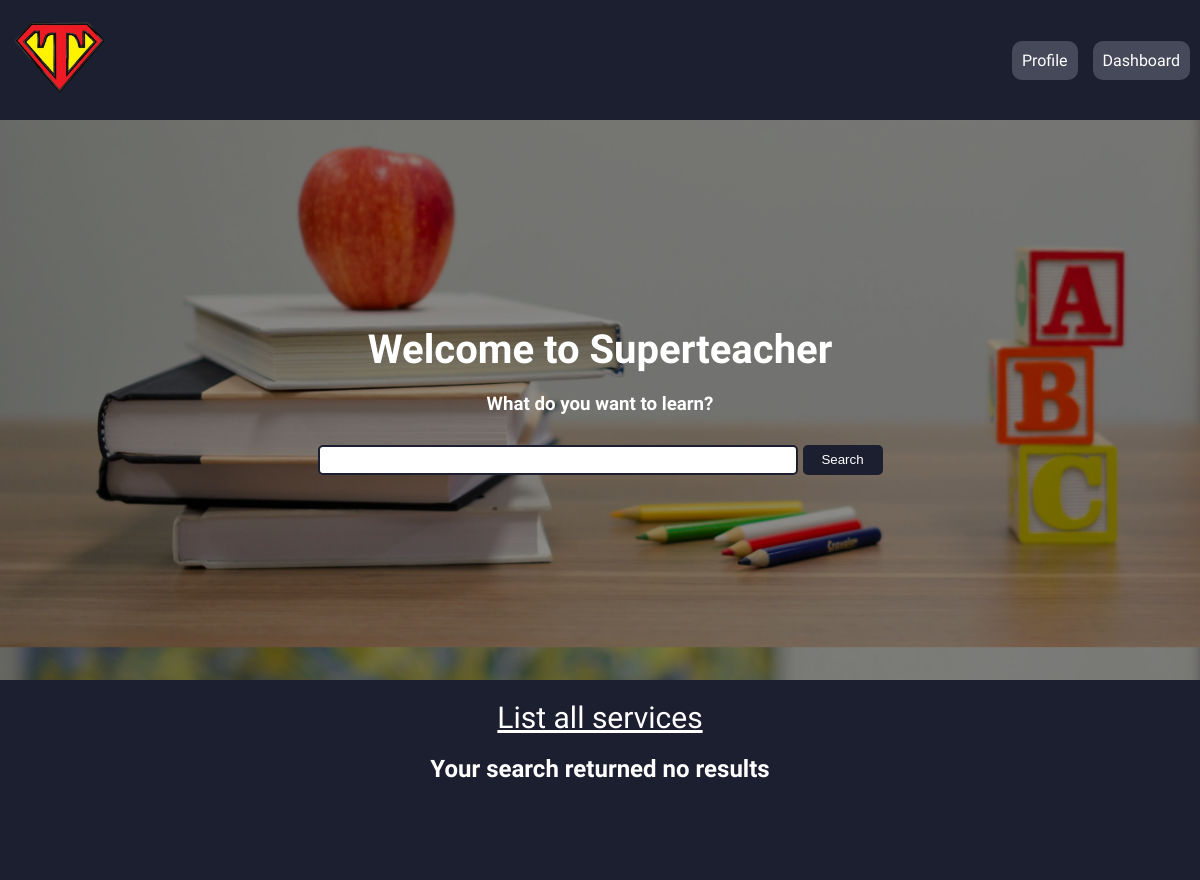
The app's page /home/dashboard/, older data.
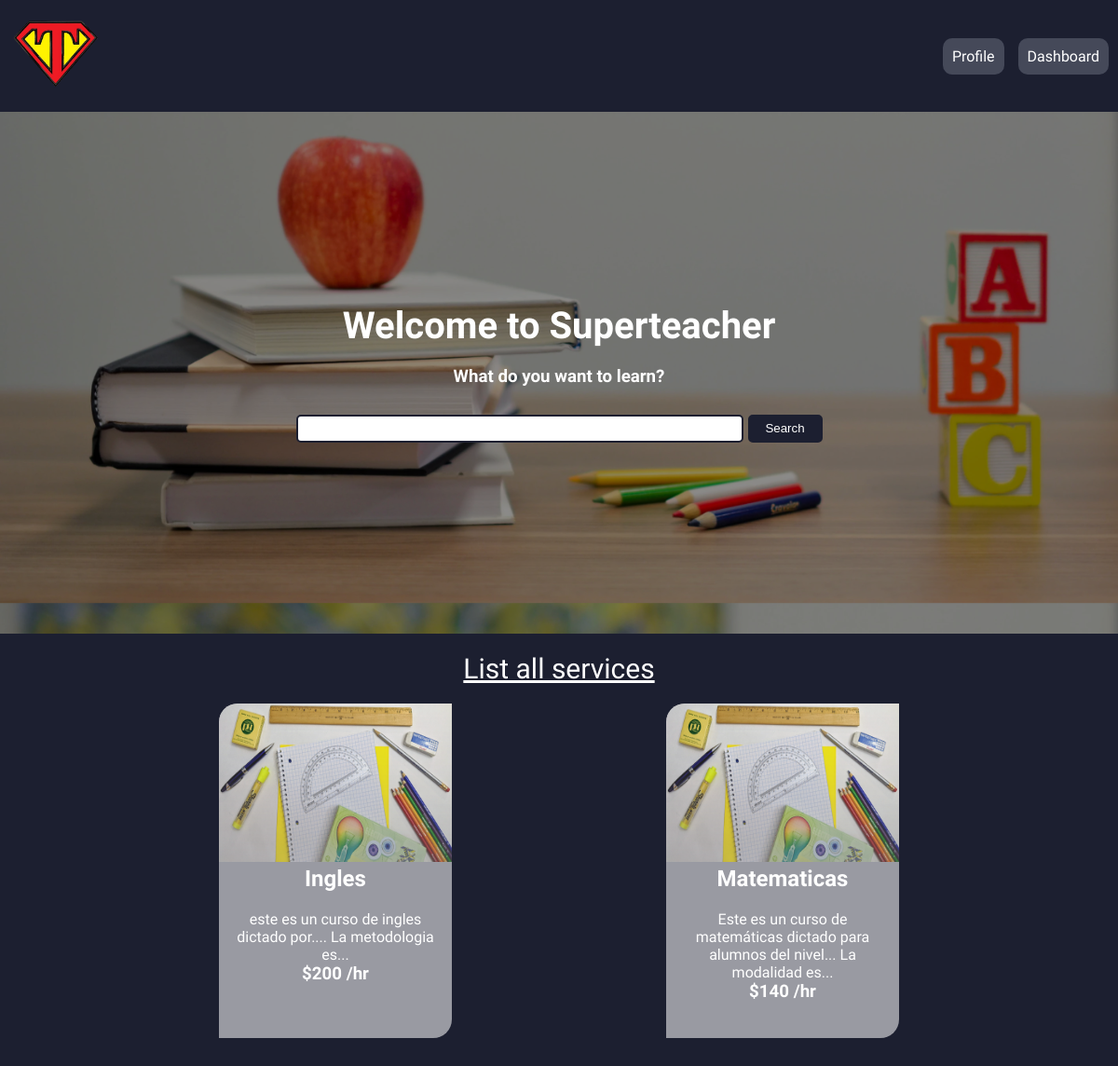
The same page, newer data.
### super_teacher/models.py (models this page shows, shortened)
class Service(models.Model):
    subject = models.CharField(max_length=64)
    description = models.CharField(max_length=256)
    price = models.IntegerField()

### super_teacher/views.py (the view)
# urls.py: path('dashboard/', dashboard, name="dashboard"),
def dashboard(request):
    context = {
        'services' : Service.objects.all()
    }
    http_response = render(
        request = request,
        template_name = "super_teacher/dashboard.html",
        context = context
    )
    return http_response

### super_teacher/templates/super_teacher/dashboard.html (shortened to what this page needs)
{% extends "base_2.html" %}
{% load static %}
{% block main %}
    <main class="main-dashboard">
        <section class="banner-dashboard">
            <h1>Welcome to Superteacher</h1>
            <h3>What do you want to learn?</h3>
            <form action="{% url 'search_service'%}" method="post">
                <input type="text" name="search">
                <input class="submit" type="submit" value="Search">
            </form>
        </section>
        <section class="services">
            <a href="{% url 'dashboard' %}">List all services</a>
            {% if services%}
                <div class="services-list">
                    {% for service in services%}
                        <div class="card">
                            <img src="{% static 'assets/cards.webp' %}" alt="classes">
                            <div class="card-text">
                                <h2>{{service.subject}}</h2>
                                <p>{{service.description}}</p>
                                <h3>${{service.price}} /hr</h3>
                            </div>
                        </div>
                    {% endfor %}
                    {% else %}
                        <div>
                            <h2>Your search returned no results</h2>
                        </div>
                    {% endif %}
                </div>
        </section>
    </main>
{% endblock main %}

### templates_base/base_2.html (shortened to what this page needs)
{% load static %}
<!DOCTYPE html>
<html lang="en">
<head>
    <link href="{% static 'css/styles.css' %}" rel="stylesheet">
</head>
<body>
    <header>
        <a href="{% url 'dashboard' %}">
            <img src="{% static 'assets/superteacher-logo1.png' %}" alt="superteacher logo">
        </a>
        <nav>
            <ul>
                <li>
                    <a href="{% url 'profile' %}">Profile</a>
                </li>
                <li>
                    <a href="{% url 'dashboard' %}">Dashboard</a>
                </li>
            </ul>
        </nav>
    </header>
        {% block main %} {% endblock main %}
</body>
</html>

### static/css/styles.css (style rules this page uses)
* { margin: 0; padding: 0; box-sizing: border-box; }
header { display: flex; justify-content: space-between; align-items: center; background-color:#1C1F30; padding: 0 10px; height: 15vh; }
header a img { width: 100px; }
header nav ul { list-style: none; display: flex; column-gap: 15px; }
header nav ul li a { text-decoration: none; color: #ffffff; background-color: #5f63749d; padding: 8px; border-radius: 10px; font-size: 16px; font-weight: 500; font-family: 'Open Sans', sans-serif; border: 2px solid transparent; }
.main-dashboard .banner-dashboard { background: linear-gradient(to right, #00000073, #00000073), url(./../assets/banner-dash.webp); background-size: cover; height: 70vh; background-position-y: -320px; display: flex; flex-direction: column; align-items: center; justify-content: center; }
.main-dashboard h1, .main-dashboard h2, .main-dashboard h3 { color: #ffffff; font-family: 'Open Sans', sans-serif; padding-bottom: 20px; }
.main-dashboard h1 { font-size: 40px; }
.main-dashboard form { display: flex; justify-content: center; align-items: center; padding-top: 10px; column-gap: 5px; }
.main-dashboard form input { width: 40vw; height: 30px; border-radius: 5px; outline: none; border: 2px solid #1C1F30; }
.main-dashboard form .submit { width: 80px; background-color: #1C1F30; color: #ffffff; }
.main-dashboard .services { background-color: #1C1F30; padding-bottom: 30px; min-height: 200px; display: flex; flex-direction: column; justify-content: flex-start; align-items: center; }
.main-dashboard .services a { color: #ffffff; font-family: 'Open Sans', sans-serif; font-size: 30px; padding: 20px; }
.main-dashboard .services .services-list { display: flex; flex-wrap: wrap; justify-content: space-around; align-items: center; width: 80vw; row-gap: 20px; }
.main-dashboard .services .services-list .card { width: 250px; min-height: 300px; background-color: #ffffff8c; border-radius: 20px 0 20px 0; overflow: hidden; }
.main-dashboard .services .services-list .card img { height: 170px; width: 100%; mask-image: linear-gradient(rgba(255, 255, 255, 0.923), rgba(255, 255, 255, 0.604)); -webkit-mask-image: linear-gradient(rgba(255, 255, 255, 0.923), rgba(255, 255, 255, 0.604)); }
.main-dashboard .services .services-list .card .card-text { height: 185px; display: flex; flex-direction: column; justify-content: flex-start; align-items: center; text-align: center; color: #ffffff; font-family: 'Open Sans', sans-serif; padding: 0 10px; }

Row changes from the older to the newer data that the page shows:
added Service: subject "Ingles", description "este es un curso de ingles dictado por.... La metodologia es...", price "200"
added Service: subject "Matematicas", description "Este es un curso de matemáticas dictado para alumnos del nivel... La modalidad es...", price "140"
Text that changed along with them:
text no longer shown: "Your search returned no results"
